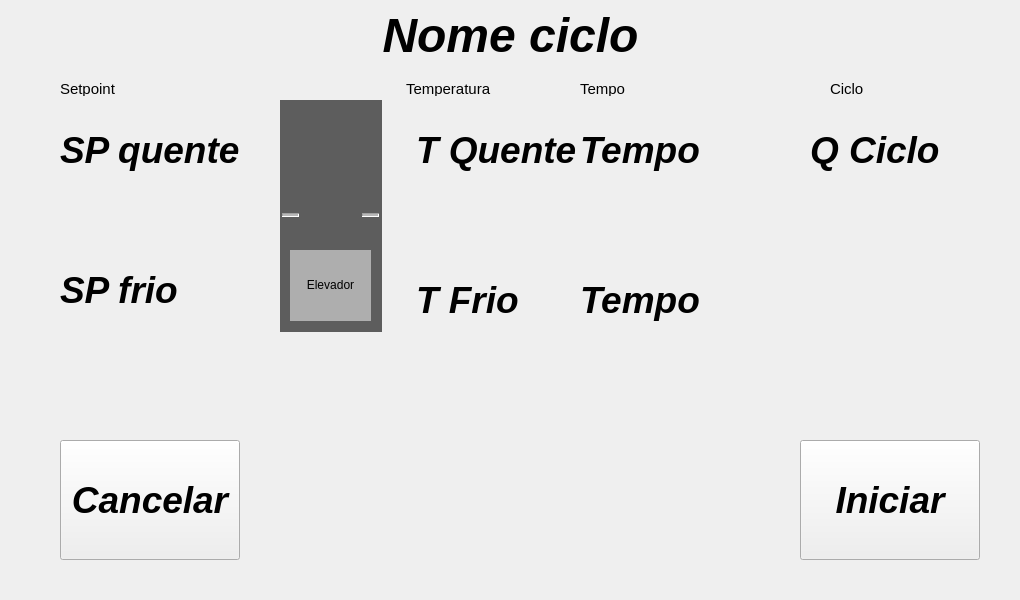
<?xml version="1.0" encoding="UTF-8"?>
<ui version="4.0">
 <class>FormIniciar</class>
 <widget class="QWidget" name="FormIniciar">
  <property name="geometry">
   <rect>
    <x>0</x>
    <y>0</y>
    <width>1020</width>
    <height>600</height>
   </rect>
  </property>
  <property name="windowTitle">
   <string>Form</string>
  </property>
  <widget class="QPushButton" name="btCancelar">
   <property name="geometry">
    <rect>
     <x>60</x>
     <y>440</y>
     <width>180</width>
     <height>120</height>
    </rect>
   </property>
   <property name="font">
    <font>
     <pointsize>28</pointsize>
     <weight>75</weight>
     <italic>true</italic>
     <bold>true</bold>
    </font>
   </property>
   <property name="text">
    <string>Cancelar</string>
   </property>
  </widget>
  <widget class="QPushButton" name="btIniciarPausar">
   <property name="geometry">
    <rect>
     <x>800</x>
     <y>440</y>
     <width>180</width>
     <height>120</height>
    </rect>
   </property>
   <property name="font">
    <font>
     <pointsize>28</pointsize>
     <weight>75</weight>
     <italic>true</italic>
     <bold>true</bold>
    </font>
   </property>
   <property name="text">
    <string>Iniciar</string>
   </property>
  </widget>
  <widget class="QLabel" name="lbNomeProgCiclo">
   <property name="geometry">
    <rect>
     <x>10</x>
     <y>5</y>
     <width>1001</width>
     <height>61</height>
    </rect>
   </property>
   <property name="font">
    <font>
     <pointsize>14</pointsize>
     <weight>75</weight>
     <italic>true</italic>
     <bold>true</bold>
    </font>
   </property>
   <property name="text">
    <string>&lt;html&gt;&lt;head/&gt;&lt;body&gt;&lt;p align=&quot;center&quot;&gt;&lt;span style=&quot; font-size:36pt;&quot;&gt;Nome ciclo&lt;/span&gt;&lt;/p&gt;&lt;/body&gt;&lt;/html&gt;</string>
   </property>
  </widget>
  <widget class="QLabel" name="lbSetpointQuente">
   <property name="geometry">
    <rect>
     <x>60</x>
     <y>110</y>
     <width>190</width>
     <height>81</height>
    </rect>
   </property>
   <property name="font">
    <font>
     <pointsize>14</pointsize>
     <weight>75</weight>
     <italic>true</italic>
     <bold>true</bold>
    </font>
   </property>
   <property name="text">
    <string>&lt;html&gt;&lt;head/&gt;&lt;body&gt;&lt;p&gt;&lt;span style=&quot; font-size:28pt;&quot;&gt;SP quente&lt;/span&gt;&lt;/p&gt;&lt;/body&gt;&lt;/html&gt;</string>
   </property>
  </widget>
  <widget class="QLabel" name="lbSetpointFrio">
   <property name="geometry">
    <rect>
     <x>60</x>
     <y>260</y>
     <width>200</width>
     <height>61</height>
    </rect>
   </property>
   <property name="font">
    <font>
     <pointsize>14</pointsize>
     <weight>75</weight>
     <italic>true</italic>
     <bold>true</bold>
    </font>
   </property>
   <property name="text">
    <string>&lt;html&gt;&lt;head/&gt;&lt;body&gt;&lt;p&gt;&lt;span style=&quot; font-size:28pt;&quot;&gt;SP frio&lt;/span&gt;&lt;/p&gt;&lt;/body&gt;&lt;/html&gt;</string>
   </property>
  </widget>
  <widget class="QLabel" name="lbElevador">
   <property name="geometry">
    <rect>
     <x>290</x>
     <y>250</y>
     <width>81</width>
     <height>71</height>
    </rect>
   </property>
   <property name="font">
    <font>
     <pointsize>6</pointsize>
     <weight>75</weight>
     <italic>true</italic>
     <bold>true</bold>
    </font>
   </property>
   <property name="styleSheet">
    <string notr="true">background-color: rgb(174, 174, 174);</string>
   </property>
   <property name="text">
    <string>&lt;html&gt;&lt;head/&gt;&lt;body&gt;&lt;p align=&quot;center&quot;&gt;&lt;span style=&quot; font-size:9pt; font-weight:400; font-style:normal;&quot;&gt;Elevador&lt;/span&gt;&lt;/p&gt;&lt;/body&gt;&lt;/html&gt;</string>
   </property>
  </widget>
  <widget class="QLabel" name="label">
   <property name="geometry">
    <rect>
     <x>60</x>
     <y>80</y>
     <width>121</width>
     <height>16</height>
    </rect>
   </property>
   <property name="font">
    <font>
     <pointsize>11</pointsize>
     <weight>50</weight>
     <italic>false</italic>
     <bold>false</bold>
    </font>
   </property>
   <property name="text">
    <string>&lt;html&gt;&lt;head/&gt;&lt;body&gt;&lt;p&gt;Setpoint&lt;/p&gt;&lt;/body&gt;&lt;/html&gt;</string>
   </property>
  </widget>
  <widget class="QLabel" name="label_2">
   <property name="geometry">
    <rect>
     <x>406</x>
     <y>80</y>
     <width>121</width>
     <height>16</height>
    </rect>
   </property>
   <property name="font">
    <font>
     <pointsize>11</pointsize>
     <weight>50</weight>
     <italic>false</italic>
     <bold>false</bold>
    </font>
   </property>
   <property name="text">
    <string>&lt;html&gt;&lt;head/&gt;&lt;body&gt;&lt;p&gt;Temperatura&lt;/p&gt;&lt;/body&gt;&lt;/html&gt;</string>
   </property>
  </widget>
  <widget class="QLabel" name="lbTemperaturaQuente">
   <property name="geometry">
    <rect>
     <x>416</x>
     <y>110</y>
     <width>170</width>
     <height>81</height>
    </rect>
   </property>
   <property name="font">
    <font>
     <pointsize>14</pointsize>
     <weight>75</weight>
     <italic>true</italic>
     <bold>true</bold>
    </font>
   </property>
   <property name="text">
    <string>&lt;html&gt;&lt;head/&gt;&lt;body&gt;&lt;p&gt;&lt;span style=&quot; font-size:28pt;&quot;&gt;T Quente&lt;/span&gt;&lt;/p&gt;&lt;/body&gt;&lt;/html&gt;</string>
   </property>
  </widget>
  <widget class="QLabel" name="lbTemperaturaFria">
   <property name="geometry">
    <rect>
     <x>416</x>
     <y>260</y>
     <width>170</width>
     <height>81</height>
    </rect>
   </property>
   <property name="font">
    <font>
     <pointsize>14</pointsize>
     <weight>75</weight>
     <italic>true</italic>
     <bold>true</bold>
    </font>
   </property>
   <property name="text">
    <string>&lt;html&gt;&lt;head/&gt;&lt;body&gt;&lt;p&gt;&lt;span style=&quot; font-size:28pt;&quot;&gt;T Frio&lt;/span&gt;&lt;/p&gt;&lt;/body&gt;&lt;/html&gt;</string>
   </property>
  </widget>
  <widget class="QLabel" name="label_3">
   <property name="geometry">
    <rect>
     <x>580</x>
     <y>80</y>
     <width>121</width>
     <height>16</height>
    </rect>
   </property>
   <property name="font">
    <font>
     <pointsize>11</pointsize>
     <weight>50</weight>
     <italic>false</italic>
     <bold>false</bold>
    </font>
   </property>
   <property name="text">
    <string>&lt;html&gt;&lt;head/&gt;&lt;body&gt;&lt;p&gt;Tempo&lt;/p&gt;&lt;/body&gt;&lt;/html&gt;</string>
   </property>
  </widget>
  <widget class="QLabel" name="label_4">
   <property name="geometry">
    <rect>
     <x>830</x>
     <y>80</y>
     <width>121</width>
     <height>16</height>
    </rect>
   </property>
   <property name="font">
    <font>
     <pointsize>11</pointsize>
     <weight>50</weight>
     <italic>false</italic>
     <bold>false</bold>
    </font>
   </property>
   <property name="text">
    <string>&lt;html&gt;&lt;head/&gt;&lt;body&gt;&lt;p&gt;Ciclo&lt;/p&gt;&lt;/body&gt;&lt;/html&gt;</string>
   </property>
  </widget>
  <widget class="QLabel" name="lbTempoQuente">
   <property name="geometry">
    <rect>
     <x>580</x>
     <y>110</y>
     <width>180</width>
     <height>81</height>
    </rect>
   </property>
   <property name="font">
    <font>
     <pointsize>10</pointsize>
     <weight>75</weight>
     <italic>true</italic>
     <bold>true</bold>
    </font>
   </property>
   <property name="text">
    <string>&lt;html&gt;&lt;head/&gt;&lt;body&gt;&lt;p&gt;&lt;span style=&quot; font-size:28pt;&quot;&gt;Tempo&lt;/span&gt;&lt;/p&gt;&lt;/body&gt;&lt;/html&gt;</string>
   </property>
  </widget>
  <widget class="QLabel" name="lbTempoFrio">
   <property name="geometry">
    <rect>
     <x>580</x>
     <y>260</y>
     <width>190</width>
     <height>81</height>
    </rect>
   </property>
   <property name="font">
    <font>
     <pointsize>10</pointsize>
     <weight>75</weight>
     <italic>true</italic>
     <bold>true</bold>
    </font>
   </property>
   <property name="text">
    <string>&lt;html&gt;&lt;head/&gt;&lt;body&gt;&lt;p&gt;&lt;span style=&quot; font-size:28pt;&quot;&gt;Tempo&lt;/span&gt;&lt;/p&gt;&lt;/body&gt;&lt;/html&gt;</string>
   </property>
  </widget>
  <widget class="QLabel" name="lbQtdCiclo">
   <property name="geometry">
    <rect>
     <x>810</x>
     <y>110</y>
     <width>210</width>
     <height>81</height>
    </rect>
   </property>
   <property name="font">
    <font>
     <pointsize>10</pointsize>
     <weight>75</weight>
     <italic>true</italic>
     <bold>true</bold>
    </font>
   </property>
   <property name="text">
    <string>&lt;html&gt;&lt;head/&gt;&lt;body&gt;&lt;p&gt;&lt;span style=&quot; font-size:28pt;&quot;&gt;Q Ciclo&lt;/span&gt;&lt;/p&gt;&lt;/body&gt;&lt;/html&gt;</string>
   </property>
  </widget>
  <widget class="QLabel" name="label_5">
   <property name="geometry">
    <rect>
     <x>280</x>
     <y>100</y>
     <width>102</width>
     <height>232</height>
    </rect>
   </property>
   <property name="styleSheet">
    <string notr="true">background-color: rgb(93, 93, 93);</string>
   </property>
   <property name="text">
    <string/>
   </property>
  </widget>
  <widget class="Line" name="line">
   <property name="geometry">
    <rect>
     <x>282</x>
     <y>210</y>
     <width>17</width>
     <height>10</height>
    </rect>
   </property>
   <property name="midLineWidth">
    <number>2</number>
   </property>
   <property name="orientation">
    <enum>Qt::Horizontal</enum>
   </property>
  </widget>
  <widget class="Line" name="line_2">
   <property name="geometry">
    <rect>
     <x>362</x>
     <y>210</y>
     <width>17</width>
     <height>10</height>
    </rect>
   </property>
   <property name="midLineWidth">
    <number>2</number>
   </property>
   <property name="orientation">
    <enum>Qt::Horizontal</enum>
   </property>
  </widget>
  <zorder>label_5</zorder>
  <zorder>btCancelar</zorder>
  <zorder>btIniciarPausar</zorder>
  <zorder>lbNomeProgCiclo</zorder>
  <zorder>lbSetpointQuente</zorder>
  <zorder>lbSetpointFrio</zorder>
  <zorder>lbElevador</zorder>
  <zorder>label</zorder>
  <zorder>label_2</zorder>
  <zorder>lbTemperaturaQuente</zorder>
  <zorder>lbTemperaturaFria</zorder>
  <zorder>label_3</zorder>
  <zorder>label_4</zorder>
  <zorder>lbTempoQuente</zorder>
  <zorder>lbTempoFrio</zorder>
  <zorder>lbQtdCiclo</zorder>
  <zorder>line</zorder>
  <zorder>line_2</zorder>
 </widget>
 <resources/>
 <connections/>
</ui>
